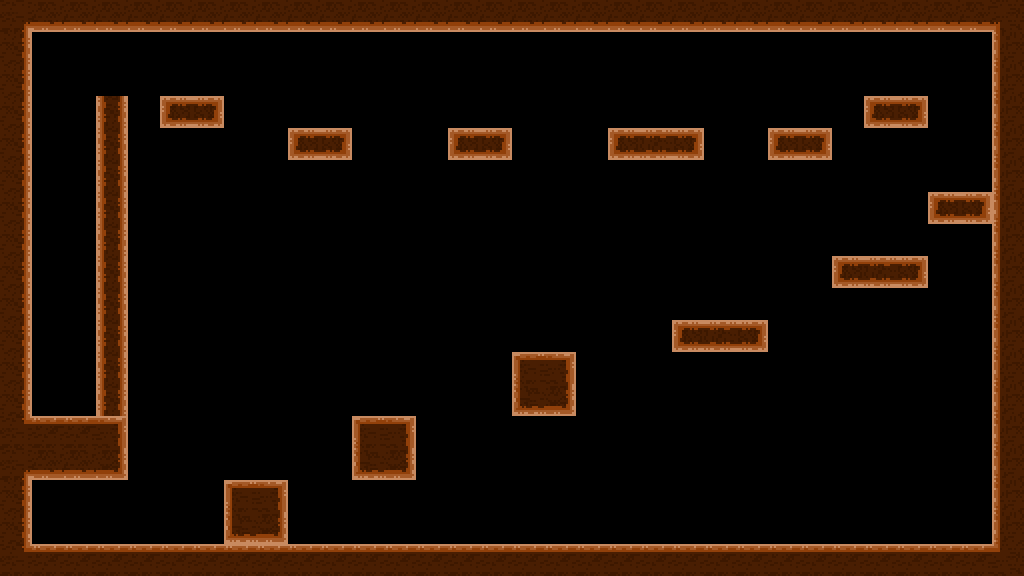

A level layout from a 2D game, rendered from its tile map. Below: a short description, then the map file with its tile-grid data intact:
An orthogonal 32x18 tile map with 32x32 px tiles, 2 tile layers (Tile Layer 1, Tile Layer 2).

<map version="1.10" tiledversion="1.10.2" orientation="orthogonal" renderorder="right-down" width="32" height="18" tilewidth="32" tileheight="32" infinite="0" nextlayerid="4" nextobjectid="4">
 <editorsettings>
  <export target="level3.js" format="js" />
 </editorsettings>
 <tileset firstgid="1" source="../tiled_things/tileset.tsx" />
 <layer id="1" name="Tile Layer 1" width="32" height="18">
  <data encoding="csv">
8,8,8,8,8,8,8,8,8,8,8,8,8,8,8,8,8,8,8,8,8,8,8,8,8,8,8,8,8,8,8,8,
8,0,0,0,0,0,0,0,0,0,0,0,0,0,0,0,0,0,0,0,0,0,0,0,0,0,0,0,0,0,0,8,
8,0,0,0,0,0,0,0,0,0,0,0,0,0,0,0,0,0,0,0,0,0,0,0,0,0,0,0,0,0,0,8,
8,0,0,8,0,8,8,0,0,0,0,0,0,0,0,0,0,0,0,0,0,0,0,0,0,0,0,8,8,0,0,8,
8,0,0,8,0,0,0,0,0,8,8,0,0,0,8,8,0,0,0,8,8,8,0,0,8,8,0,0,0,0,0,8,
8,0,0,8,0,0,0,0,0,0,0,0,0,0,0,0,0,0,0,0,0,0,0,0,0,0,0,0,0,0,0,8,
8,0,0,8,0,0,0,0,0,0,0,0,0,0,0,0,0,0,0,0,0,0,0,0,0,0,0,0,0,8,8,8,
8,0,0,8,0,0,0,0,0,0,0,0,0,0,0,0,0,0,0,0,0,0,0,0,0,0,0,0,0,0,0,8,
8,0,0,8,0,0,0,0,0,0,0,0,0,0,0,0,0,0,0,0,0,0,0,0,0,0,8,8,8,0,0,8,
8,0,0,8,0,0,0,0,0,0,0,0,0,0,0,0,0,0,0,0,0,0,0,0,0,0,0,0,0,0,0,8,
8,0,0,8,0,0,0,0,0,0,0,0,0,0,0,0,0,0,0,0,0,8,8,8,0,0,0,0,0,0,0,8,
8,0,0,8,0,0,0,0,0,0,0,0,0,0,0,0,8,8,0,0,0,0,0,0,0,0,0,0,0,0,0,8,
8,0,0,8,0,0,0,0,0,0,0,0,0,0,0,0,8,8,0,0,0,0,0,0,0,0,0,0,0,0,0,8,
8,8,8,8,0,0,0,0,0,0,0,8,8,0,0,0,0,0,0,0,0,0,0,0,0,0,0,0,0,0,0,8,
8,8,8,8,0,0,0,0,0,0,0,8,8,0,0,0,0,0,0,0,0,0,0,0,0,0,0,0,0,0,0,8,
8,0,0,0,0,0,0,8,8,0,0,0,0,0,0,0,0,0,0,0,0,0,0,0,0,0,0,0,0,0,0,8,
8,0,0,0,0,0,0,8,8,0,0,0,0,0,0,0,0,0,0,0,0,0,0,0,0,0,0,0,0,0,0,8,
8,8,8,8,8,8,8,8,8,8,8,8,8,8,8,8,8,8,8,8,8,8,8,8,8,8,8,8,8,8,8,8
</data>
 </layer>
 <layer id="3" name="Tile Layer 2" width="32" height="18">
  <data encoding="csv">
4,14,14,14,14,14,14,14,14,14,14,14,14,14,14,14,14,14,14,14,14,14,14,14,14,14,14,14,14,14,14,5,
9,0,0,0,0,0,0,0,0,0,0,0,0,0,0,0,0,0,0,0,0,0,0,0,0,0,0,0,0,0,0,7,
9,0,0,0,0,0,0,0,0,0,0,0,0,0,0,0,0,0,0,0,0,0,0,0,0,0,0,0,0,0,0,7,
9,0,0,12,0,19,21,0,0,0,0,0,0,0,0,0,0,0,0,0,0,0,0,0,0,0,0,19,21,0,0,7,
9,0,0,12,0,0,0,0,0,19,21,0,0,0,19,21,0,0,0,19,20,21,0,0,19,21,0,0,0,0,0,7,
9,0,0,12,0,0,0,0,0,0,0,0,0,0,0,0,0,0,0,0,0,0,0,0,0,0,0,0,0,0,0,7,
9,0,0,12,0,0,0,0,0,0,0,0,0,0,0,0,0,0,0,0,0,0,0,0,0,0,0,0,0,19,21,7,
9,0,0,12,0,0,0,0,0,0,0,0,0,0,0,0,0,0,0,0,0,0,0,0,0,0,0,0,0,0,0,7,
9,0,0,12,0,0,0,0,0,0,0,0,0,0,0,0,0,0,0,0,0,0,0,0,0,0,19,20,21,0,0,7,
9,0,0,12,0,0,0,0,0,0,0,0,0,0,0,0,0,0,0,0,0,0,0,0,0,0,0,0,0,0,0,7,
9,0,0,12,0,0,0,0,0,0,0,0,0,0,0,0,0,0,0,0,0,19,20,21,0,0,0,0,0,0,0,7,
9,0,0,12,0,0,0,0,0,0,0,0,0,0,0,0,1,3,0,0,0,0,0,0,0,0,0,0,0,0,0,7,
9,0,0,12,0,0,0,0,0,0,0,0,0,0,0,0,13,15,0,0,0,0,0,0,0,0,0,0,0,0,0,7,
10,2,2,3,0,0,0,0,0,0,0,1,3,0,0,0,0,0,0,0,0,0,0,0,0,0,0,0,0,0,0,7,
4,14,14,15,0,0,0,0,0,0,0,13,15,0,0,0,0,0,0,0,0,0,0,0,0,0,0,0,0,0,0,7,
9,0,0,0,0,0,0,1,3,0,0,0,0,0,0,0,0,0,0,0,0,0,0,0,0,0,0,0,0,0,0,7,
9,0,0,0,0,0,0,13,15,0,0,0,0,0,0,0,0,0,0,0,0,0,0,0,0,0,0,0,0,0,0,7,
10,2,2,2,2,2,2,2,2,2,2,2,2,2,2,2,2,2,2,2,2,2,2,2,2,2,2,2,2,2,2,11
</data>
 </layer>
 <objectgroup id="2" name="Object Layer 1" />
</map>
